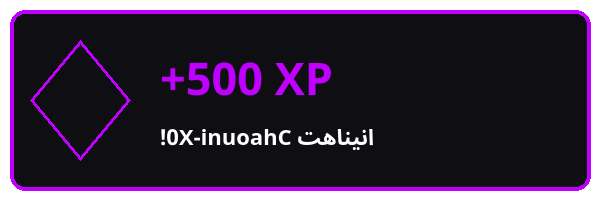
#> input picture test_reward_node.png, 600 x 200 px, given in place of ., which was not available
$ python -i image_processor.py   (imports and definitions only)
#> lines starting #> are read from the running program, lines starting #| are printed output that depends on the picture
# -*- coding: utf-8 -*-

"""
utils/image_processor.py

يحتوي على دوال معالجة الصور لتناسب النشر على فيسبوك:
- تقسيم الصور الطويلة (المانهوا) إلى أجزاء مناسبة
- تحسين جودة الصور وضبط أبعادها
- ضغط الصور مع الحفاظ على أعلى جودة ممكنة

=== لماذا تقسيم الصور؟ ===
صور المانهوا عادة تكون طويلة جداً (أكثر من 10000 بكسل ارتفاع)
فيسبوك يضغط الصور الكبيرة بشكل سيء ويقلل جودتها
لذلك نقسمها إلى أجزاء بارتفاع مناسب (2048px كحد أقصى)
مع الحفاظ على أعلى جودة ممكنة.
"""

import os
from PIL import Image

# ═══════════════════════════════════════════════════════════════
# إعدادات فيسبوك للصور
# ═══════════════════════════════════════════════════════════════
FB_MAX_WIDTH = 2048          # أقصى عرض يدعمه فيسبوك بدون ضغط شديد
FB_MAX_HEIGHT = 2048         # أقصى ارتفاع مثالي لكل صورة
FB_OPTIMAL_WIDTH = 1200      # العرض المثالي لعرض جيد على فيسبوك
FB_MAX_FILE_SIZE_MB = 10     # أقصى حجم ملف (10 ميجابايت)
SPLIT_OVERLAP = 50           # تداخل بين الأجزاء المقسمة (بكسل) لتجنب القطع المفاجئ


# [69 lines left out: function split_image_for_facebook, not called in this run]


def optimize_image_quality(input_path, output_path, target_width=FB_OPTIMAL_WIDTH):
    """
    🎨 يحسن جودة الصورة وأبعادها لتناسب فيسبوك بأعلى جودة.

    خطوات التحسين:
    1. ضبط العرض ليكون مثالياً (1200px) مع الحفاظ على النسبة
    2. تحويل إلى RGB إذا كانت RGBA (فيسبوك لا يدعم الشفافية جيداً)
    3. حفظ بصيغة PNG بأعلى جودة
    4. إذا كان الحجم كبيراً جداً، نستخدم JPEG بجودة 95%

    :param input_path: مسار الصورة المدخلة
    :param output_path: مسار الصورة المحسنة
    :param target_width: العرض المستهدف
    """
    try:
        img = Image.open(input_path)
        original_width, original_height = img.size

        # ضبط العرض مع الحفاظ على النسبة
        if original_width != target_width and original_width > 0:
            ratio = target_width / original_width
            new_height = int(original_height * ratio)
            # استخدام LANCZOS للحصول على أفضل جودة عند التصغير/التكبير
            img = img.resize((target_width, new_height), Image.LANCZOS)

        # تحويل إلى RGB إذا كانت RGBA (فيسبوك يفضل RGB)
        if img.mode == 'RGBA':
            # إنشاء خلفية بيضاء
            background = Image.new('RGB', img.size, (255, 255, 255))
            background.paste(img, mask=img.split()[3])  # استخدام قناة الشفافية كقناع
            img = background
        elif img.mode != 'RGB':
            img = img.convert('RGB')

        # حفظ بأعلى جودة
        # نجرب PNG أولاً (بدون فقدان)
        img.save(output_path, "PNG", optimize=True)

        # التحقق من حجم الملف
        file_size_mb = os.path.getsize(output_path) / (1024 * 1024)
        if file_size_mb > FB_MAX_FILE_SIZE_MB:
            # إذا كان الحجم كبيراً جداً، نستخدم JPEG بجودة عالية
            jpeg_path = output_path.replace(".png", ".jpg")
            img.save(jpeg_path, "JPEG", quality=95, optimize=True)
            # استبدال PNG بـ JPEG
            os.remove(output_path)
            os.rename(jpeg_path, output_path)
            print(f"      📦 تم ضغط الصورة (كانت {file_size_mb:.1f}MB)")

        img.close()
        return True

    except Exception as e:
        print(f"      ❌ خطأ في تحسين الصورة: {e}")
        # في حالة الخطأ، ننسخ الصورة الأصلية
        if input_path != output_path:
            import shutil
            shutil.copy2(input_path, output_path)
        return False


def get_image_info(image_path):
    """
    📊 يعرض معلومات الصورة (للتشخيص).
    """
#> called with image_path = '.'
    try:
        img = Image.open(image_path)
#> img is the input picture: PIL image 600x200 RGBA; mean R, G, B, A 25.2, 10.6, 34, 219.1
        width, height = img.size
#> width = 600; height = 200
        mode = img.mode
#> mode = 'RGBA'
        file_size = os.path.getsize(image_path) / 1024  # KB
        img.close()
        return {
            "width": width,
            "height": height,
            "mode": mode,
            "file_size_kb": round(file_size, 1),
            "needs_split": height > FB_MAX_HEIGHT,
            "needs_resize": width > FB_MAX_WIDTH
        }
    except Exception as e:
        return {"error": str(e)}


def batch_process_images(image_paths, output_dir, target_width=FB_OPTIMAL_WIDTH):
    """
    🔄 يعالج مجموعة من الصور دفعة واحدة.
    يقسم الصور الطويلة ويحسن جودة الباقي.

    :param image_paths: قائمة مسارات الصور
    :param output_dir: مجلد الإخراج
    :param target_width: العرض المستهدف
    :return: قائمة مسارات الصور المعالجة (مرتبة)
    """
    os.makedirs(output_dir, exist_ok=True)
    processed_paths = []

    for idx, img_path in enumerate(image_paths, 1):
        info = get_image_info(img_path)
        if "error" in info:
            print(f"   ⚠️ تخطي الصورة {idx}: {info['error']}")
            continue

        if info["needs_split"]:
            # تقسيم الصورة الطويلة
            parts = split_image_for_facebook(img_path, output_dir, page_index=idx)
            for part_path in parts:
                optimized_path = part_path.replace(".png", "_opt.png")
                optimize_image_quality(part_path, optimized_path, target_width)
                processed_paths.append(optimized_path)
                # حذف الجزء غير المحسن
                if os.path.exists(part_path) and part_path != optimized_path:
                    os.remove(part_path)
        else:
            # تحسين الصورة العادية
            output_filename = f"processed_{idx}.png"
            output_path = os.path.join(output_dir, output_filename)
            optimize_image_quality(img_path, output_path, target_width)
#> in optimize_image_quality, `img = img.resize((target_width, new_height), Image.LANCZOS)`:
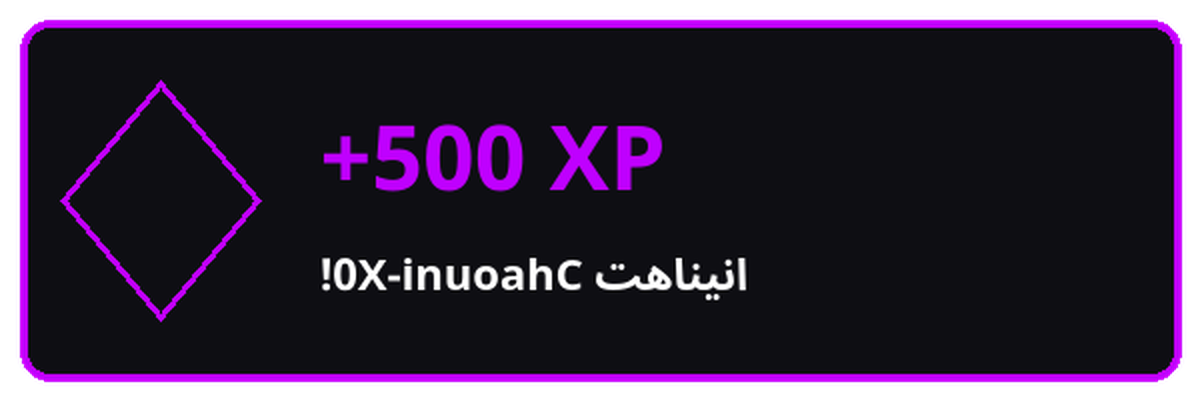
#> img: PIL image 1200x400 RGBA; mean R, G, B, A 28.6, 10.6, 38.5, 219.1; transparent parts drawn white
#> in optimize_image_quality, `background = Image.new('RGB', img.size, (255, 255, 255))`: background: PIL image 1200x400 RGB; every value is 255
#> pass 3 of the loop in batch_process_images, `for idx, img_path in enumerate(image_paths, 1):`:
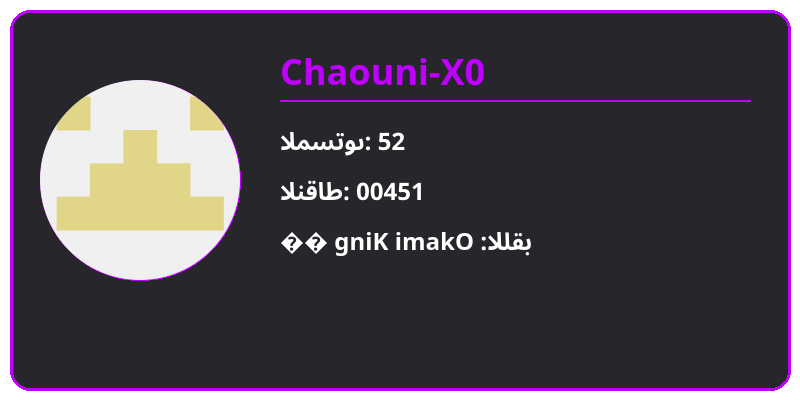
#> input picture test_profile_node.png, 800 x 400 px, given in place of , which was not available
#> in get_image_info, img is the input picture: PIL image 800x400 RGBA; mean R, G, B, A 44.8, 38.2, 46.7, 217.2
#> in optimize_image_quality (call 3), `img = img.resize((target_width, new_height), Image.LANCZOS)`:
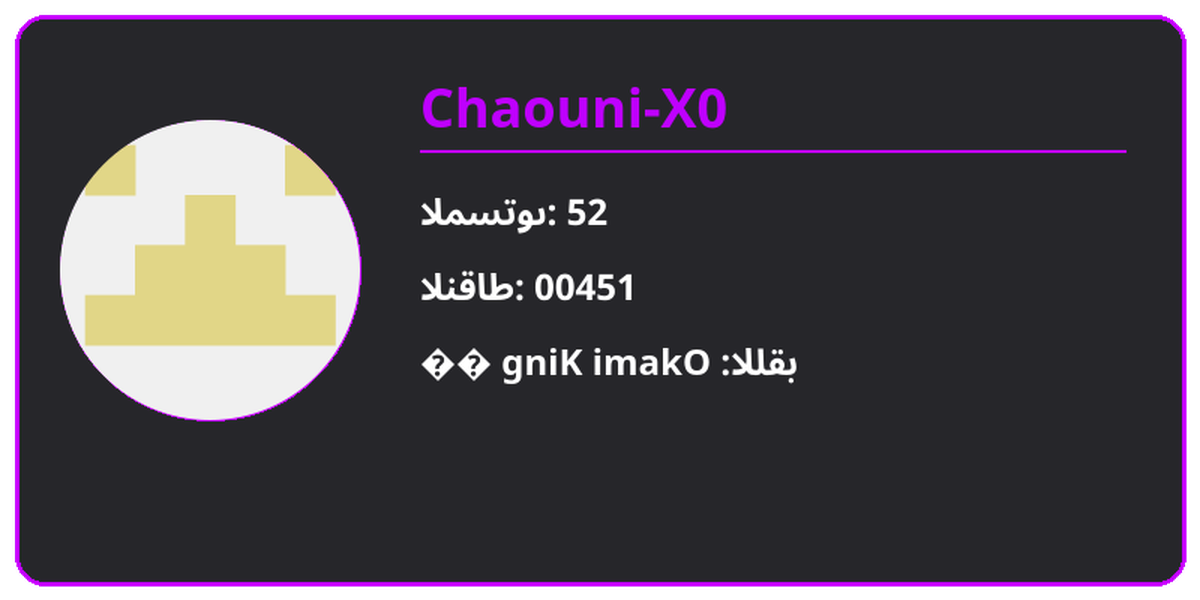
#> img: PIL image 1200x600 RGBA; mean R, G, B, A 46.4, 37.4, 48.5, 217.1; transparent parts drawn white
#> the loop made 23 passes; the first 3 are shown
            processed_paths.append(output_path)

    return processed_paths

>>> result = batch_process_images('../test_reward_node.png', 'out.png')
